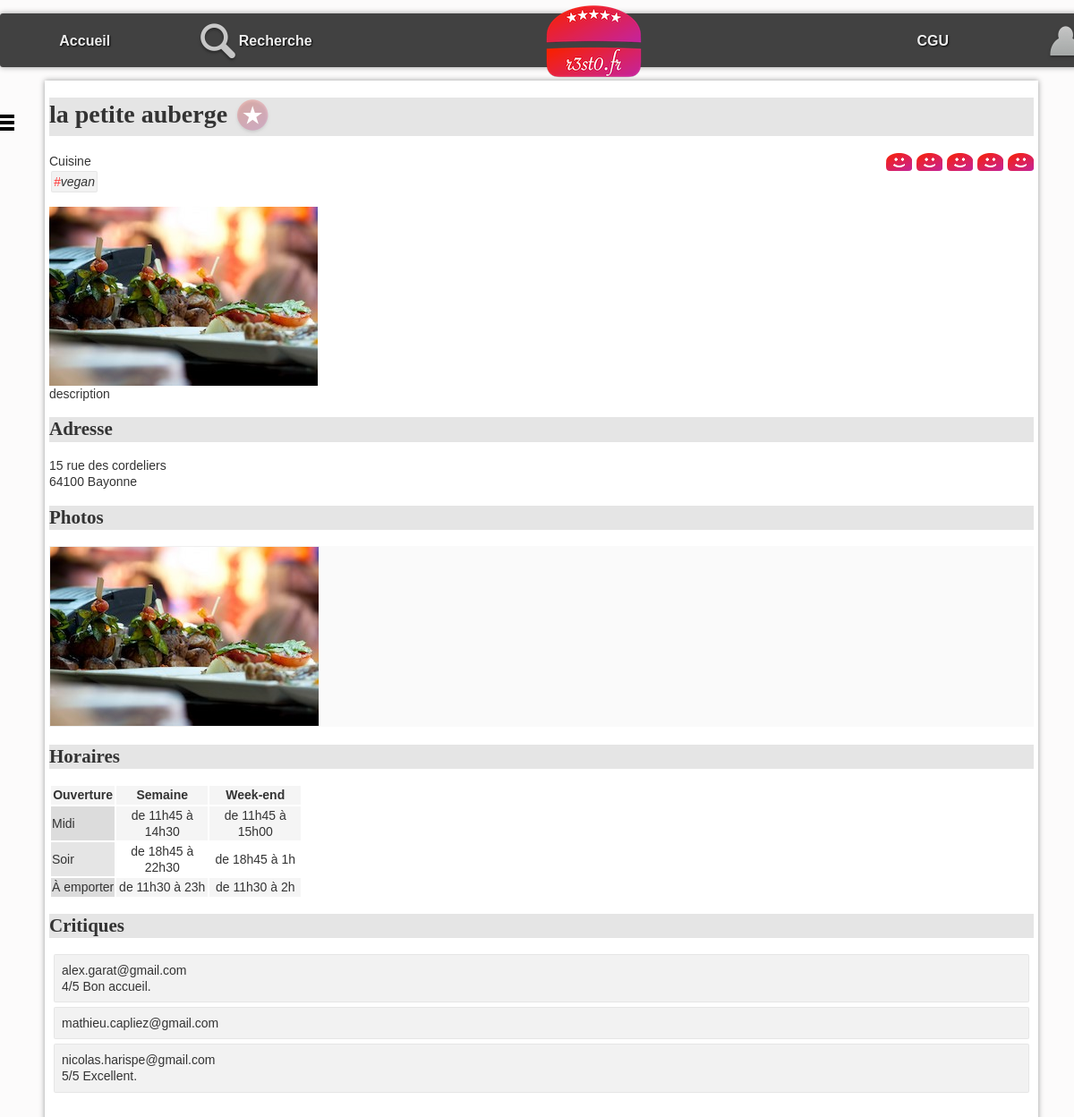
Page /?action=detail&idR=7 on the committed database.
### tables this page shows
CREATE TABLE `resto` (
  `idR` bigint(20) NOT NULL,
  `nomR` varchar(255) DEFAULT NULL,
  `numAdrR` varchar(20) DEFAULT NULL,
  `voieAdrR` varchar(255) DEFAULT NULL,
  `cpR` char(5) DEFAULT NULL,
  `villeR` varchar(255) DEFAULT NULL,
  `latitudeDegR` float DEFAULT NULL,
  `longitudeDegR` float DEFAULT NULL,
  `descR` text,
  `horairesR` text
);

CREATE TABLE `typeCuisine` (
  `idTC` bigint(20) NOT NULL,
  `libelleTC` varchar(255) DEFAULT NULL
);

CREATE TABLE `photo` (
  `idP` bigint(20) NOT NULL,
  `cheminP` varchar(255) DEFAULT NULL,
  `idR` bigint(20) DEFAULT NULL
);

CREATE TABLE `critiquer` (
  `idR` bigint(20) NOT NULL,
  `mailU` varchar(150) NOT NULL,
  `note` int(11) DEFAULT NULL,
  `commentaire` varchar(4096) DEFAULT NULL
);

### controleur/detailResto.php (called while the page is built, shortened)
<?php
include_once "$racine/modele/bd.resto.inc.php";
include_once "$racine/modele/bd.typecuisine.inc.php";
include_once "$racine/modele/bd.photo.inc.php";
include_once "$racine/modele/bd.critiquer.inc.php";
include_once "$racine/modele/bd.aimer.inc.php";
$idR = $_GET["idR"];
$unResto = getRestoByIdR($idR);
$lesTypesCuisine = getTypesCuisineByIdR($idR);
$lesPhotos = getPhotosByIdR($idR);
$noteMoy = round(getNoteMoyenneByIdR($idR), 0);
$mailU = getMailULoggedOn();
$aimer = getAimerById($mailU, $idR);
$critiques = getCritiquerByIdR($idR);
include "$racine/vue/entete.html.php";
include "$racine/vue/vueDetailResto.php";
include "$racine/vue/pied.html.php";
?>

### index.php (called while the page is built, shortened)
<?php
include "getRacine.php";
if (isset($_GET["action"])){
    $action = $_GET["action"];
}
else{
    $action = "defaut";
}
$fichier = controleurPrincipal($action);
include "$racine/controleur/$fichier";
?>

### modele/bd.resto.inc.php (called while the page is built, shortened)
<?php
function getRestoByIdR($idR) {
    try {
        $cnx = connexionPDO();
        $req = $cnx->prepare("select * from resto where idR=:idR");
        $req->bindValue(':idR', $idR, PDO::PARAM_INT);
        $req->execute();
        $resultat = $req->fetch(PDO::FETCH_ASSOC);
    } catch (PDOException $e) {
        print "Erreur !: " . $e->getMessage();
        die();
    }
    return $resultat;
}
?>

### modele/bd.aimer.inc.php (called while the page is built, shortened)
<?php
function getAimerById($mailU, $idR){
    try {
        $cnx = connexionPDO();
        $req = $cnx->prepare("select * from aimer where mailU=:mailU and  idR=:idR");
        $req->bindValue(':idR', $idR, PDO::PARAM_INT);
        $req->bindValue(':mailU', $mailU, PDO::PARAM_STR);
        $req->execute();
        $resultat = $req->fetch(PDO::FETCH_ASSOC);
    } catch (PDOException $e) {
        print "Erreur !: " . $e->getMessage();
        die();
    }
    return $resultat;
}
?>

### modele/bd.critiquer.inc.php (called while the page is built, shortened)
<?php
function getCritiquerByIdR($idR) {
    $resultat = array();
    try {
        $cnx = connexionPDO();
        $req = $cnx->prepare("select * from critiquer where idR=:idR");
        $req->bindValue(':idR', $idR, PDO::PARAM_INT);
        $req->execute();
        $ligne = $req->fetch(PDO::FETCH_ASSOC);
        while ($ligne) {
            $resultat[] = $ligne;
            $ligne = $req->fetch(PDO::FETCH_ASSOC);
        }
    } catch (PDOException $e) {
        print "Erreur !: " . $e->getMessage();
        die();
    }
    return $resultat;
}
function getNoteMoyenneByIdR($idR) {
    $resultat = array();
    try {
        $cnx = connexionPDO();
        $req = $cnx->prepare("select avg(note) from critiquer where idR=:idR");
        $req->bindValue(':idR', $idR, PDO::PARAM_INT);
        $req->execute();
        $resultat = $req->fetch(PDO::FETCH_ASSOC);
    } catch (PDOException $e) {
        print "Erreur !: " . $e->getMessage();
        die();
    }
    if ($req->rowCount()>0){
        return $resultat["avg(note)"];
    }
    else{
        return 0;
    }
}
?>

### modele/bd.typecuisine.inc.php (called while the page is built, shortened)
<?php
function getTypesCuisineByIdR($idR){
    $resultat = array();
    try {
        $cnx = connexionPDO();
        $req = $cnx->prepare("select typeCuisine.* from typeCuisine,proposer where typeCuisine.idTC = proposer.idTC and proposer.idR = :idR");
        $req->bindValue(':idR', $idR, PDO::PARAM_INT);
        $req->execute();
        while ($ligne = $req->fetch(PDO::FETCH_ASSOC)) {
            $resultat[] = $ligne;
        }
    } catch (PDOException $e) {
        print "Erreur !: " . $e->getMessage();
        die();
    }
    return $resultat;
}
?>

### modele/bd.photo.inc.php (called while the page is built, shortened)
<?php
function getPhotosByIdR($idR) {
    $resultat = array();
    try {
        $cnx = connexionPDO();
        $req = $cnx->prepare("select * from photo where idR=:idR");
        $req->bindValue(':idR', $idR, PDO::PARAM_INT);
        $req->execute();
        $resultat = $req->fetchAll(PDO::FETCH_ASSOC);
    } catch (PDOException $e) {
        print "Erreur !: " . $e->getMessage();
        die();
    }
    return $resultat;
}
?>

### vue/vueDetailResto.php (the view, shortened to what this page needs)
<h1><?= $unResto['nomR']; ?>
    <?php if ($aimer != false) { ?>
        <a href="./?action=aimer&idR=<?= $unResto['idR']; ?>" ><img class="aimer" src="images/aime.png" alt="j'aime ce restaurant"></a>
    <?php } else { ?>
        <a href="./?action=aimer&idR=<?= $unResto['idR']; ?>" ><img class="aimer" src="images/aimepas.png" alt="je n'aime pas encore ce restaurant"></a>
    <?php } ?>
</h1>
<span id="note">
    <?php for ($i = 1; $i <= 5; $i++) { ?>
        <a class="aimer" href="./?action=noter&note=<?= $i ?>&idR=<?= $unResto['idR']; ?>" >
            <?php if ($i <= $noteMoy) { ?>
                <img class="note" src="images/like.png" alt="">
            <?php } else {
                ?>
                <img class="note" src="images/neutre.png" alt="line neutre">
            <?php } ?>
        </a>
    <?php } ?>
</span>
<section>
    Cuisine <br />
    <ul id="tagFood">
        <?php for ($j = 0; $j < count($lesTypesCuisine); $j++) { ?>
            <li class="tag"><span class="tag">#</span><?= $lesTypesCuisine[$j]["libelleTC"] ?></li>
        <?php } ?>
    </ul>
</section>
<p id="principal">
    <?php if (count($lesPhotos) > 0) { ?>
        <img src="photos/<?= $lesPhotos[0]["cheminP"] ?>" alt="photo du restaurant" />
    <?php } ?>
    <br />
    <?= $unResto['descR']; ?>
</p>
<h2 id="adresse">
    Adresse
</h2>
<p>
    <?= $unResto['numAdrR']; ?>
    <?= $unResto['voieAdrR']; ?><br />
    <?= $unResto['cpR']; ?>
    <?= $unResto['villeR']; ?>
</p>
<h2 id="photos">
    Photos
</h2>
<ul id="galerie">
    <?php for ($i = 0; $i < count($lesPhotos); $i++) { ?>
        <li> <img class="galerie" src="photos/<?= $lesPhotos[$i]["cheminP"] ?>" alt="" /></li>
    <?php } ?>
</ul>
<h2 id="horaires">
    Horaires
</h2>
<?= $unResto['horairesR']; ?>
<h2 id="crit">Critiques</h2>
<ul id="critiques">
    <?php for ($i = 0; $i < count($critiques); $i++) { ?>
        <li>
            <span>
                <?= $critiques[$i]["mailU"] ?>
            </span>
            <div>
                <span>
                    <?php
                    if ($critiques[$i]["note"]) {
                        echo $critiques[$i]["note"] . "/5";
                    }
                    ?>
                </span>
                <span><?= $critiques[$i]["commentaire"] ?> </span>
            </div>
        </li>
    <?php } ?>
</ul>

### css/base.css (style rules this page uses)
:root { --largeurPage: 1100px; --largeurMenuCont : 200px; --margeCalc: calc((100% - var(--largeurPage)) / 2); --margeMenuHaut : 15px; --hauteurMenuGene:60px; --coulA1:#5A7694; --coulA2:#D7E5ED; --coulB1:#566459; --coulB2:#90974A; --coulC:#CDBCA0; --fondC:#fcfbfb; --padding_cote:5px; }
body { font-family: Arial; color : #333; font-size : 14px; line-height : 1.3; scroll-behavior: smooth; background-color : var(--fondC); }
a.aimer { text-decoration: none; }

### css/cgu.css (style rules this page uses)
h1,h2,h3,h4 { font-family: Futura; background-color : rgba(0,0,0,0.1); }
td.cell { text-align : center; width : 100px; }
td.label { background-color : rgba(0,0,0,0.1); }
tr:nth-child(odd) { background-color : rgb(245,245,245); }

### css/corps.css (style rules this page uses)
#tagFood { display:inline-block; padding-left : 0px; font-style: italic; margin : 0px; }
li.tag { display:inline-block; border:1px solid rgba(0,0,0,0.05); background-color:rgba(0,0,0,0.05); padding:2px; margin:2px; border-radius: 2px; }
span.tag { color:rgb(255,50,50); }
#galerie { margin-top : 0px; margin-bottom : 20px; padding-left : 0px; background-color : rgb(250,250,250); }
#galerie li { display : inline-block; }
img.note { padding-left : 1px; vertical-align : sub; }
img.galerie { border:1px solid rgb(239,239,239); }
#note { float : right; }
img.aimer { vertical-align : middle; }
#critiques { list-style-type : none; padding-left : 0px; }
#critiques>li { border:1px solid rgba(0,0,0,0.05); background-color:rgba(0,0,0,0.05); padding:8px; margin:5px; border-radius: 2px; }

### rows in the picture
resto: nomR "la petite auberge", descR "description", numAdrR "15", voieAdrR "rue des cordeliers", cpR "64100", villeR "Bayonne", horairesR "Ouverture Semaine Week-end Midi de 11h45 à 14h30 de 11h45 à 15h00 Soir de 18h45 à 22h30 de 18h45 à 1h À emporter de 11h30 à 23h de 11h30 à 2h"
typecuisine: libelleTC "vegan"
photo: cheminP (picture)
critiquer: mailU "alex.garat@gmail.com", note "4", commentaire "Bon accueil."
critiquer: mailU "mathieu.capliez@gmail.com"
critiquer: mailU "nicolas.harispe@gmail.com", note "5", commentaire "Excellent."
